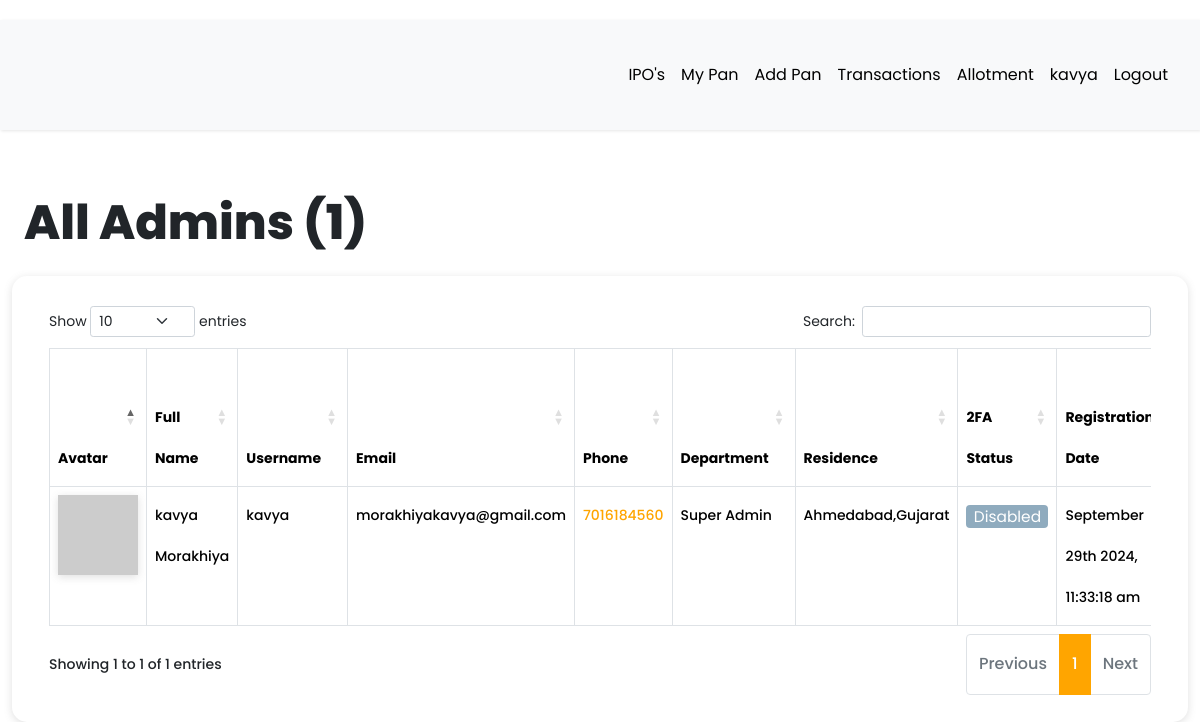
Screenshot of /dashboard/all-admins (signed in) with the database file from the repository.
### app/models.py (models this page shows, shortened)
class User(db.Model, UserMixin):
    __tablename__ = "user"
    id = db.Column(db.Integer, primary_key=True)
    first_name = db.Column(db.String(64), index=True, default="First Name", nullable=False)
    last_name = db.Column(db.String(64), index=True, nullable=True)
    username = db.Column(db.String(64), index=True, unique=True, nullable=False)
    email = db.Column(db.String(128), index=True, nullable=False)
    password_hash = db.Column(db.String(128))
    confirm_password = db.Column(db.String(128))
    phone_number = db.Column(db.String(20), nullable=False, unique = True)
    verification_phone = db.Column(db.String(20))
    active = db.Column(db.Boolean, nullable=False, default=True)
    delete_account = db.Column(db.Boolean, default=False)
    registered_at = db.Column(db.DateTime, default=datetime.utcnow, nullable=False)
    emails = db.relationship("Email", backref="author", lazy="dynamic")
    type = db.Column(db.String(64))
    __mapper_args__ = {"polymorphic_identity": "user", "polymorphic_on": "type"}
    def two_factor_enabled(self):
        return self.verification_phone is not None
    @property
    def is_active(self):
        return self.active
    def avatar(self, size):
        digest = md5(self.email.lower().encode("utf-8")).hexdigest()
        return f"https://www.gravatar.com/avatar/{digest}?d=identicon&s={size}"

class Admin(User):
    __tablename__ = "admin"
    id = db.Column(
        db.Integer,
        db.ForeignKey("user.id", ondelete="CASCADE", name="fk_admin_user_id"),  # Explicit FK name
        primary_key=True
    )
    current_residence = db.Column(db.String(64), default="Ahmedabad, Gujarat")
    department = db.Column(db.String(64), default="Administration")
    __mapper_args__ = {"polymorphic_identity": "admin", "polymorphic_load": "inline"}

### app/routes.py (the view)
@app.route("/dashboard/all-admins")
@login_required
def all_admins():
    try:
        if current_user.type == "admin":
            admins = Admin.query.all()
            all_registered_admins = len(admins)
            return render_template(
                "admin/all_admins.html",
                title="All Admins",
                admins=admins,
                all_registered_admins=all_registered_admins,
            )
        else:
            return flash_message()
    except Exception as e:
        print(f"An error occurred: {e}")
        return f"Error : {e}", 400

### app/models.py (called while the page is built)
@login.user_loader
def load_user(id):
    return User.query.get(int(id))

### app/templates/admin/all_admins.html (shortened to what this page needs)
{% extends 'base.html' %}
{% block current_user_content %}
    <div class="container-fluid content">
        <div class="row">
            <div class="col-md-12">
                <h1 class="mt-4 mb-4">{{ title }} ({{ all_registered_admins }})</h1>
            </div>
        </div>
        <div class="row users">
            <div class="col-md-12">
                <div class="table-responsive">
                    <table id="data" class="table table-hover table-bordered">
                        <thead>
                            <tr>
                                <th>Avatar</th>
                                <th>Full Name</th>
                                <th>Username</th>
                                <th>Email</th>
                                <th>Phone</th>
                                <th>Department</th>
                                <th>Residence</th>
                                <th>2FA Status</th>
                                <th>Registration Date</th>
                            </tr>
                        </thead>
                        <tbody>
                            {% for admin in admins %}
                                <tr>
                                    <td><img src="{{ admin.avatar(25) }}"></td>
                                    <td>{{ admin.first_name }} {{ admin.last_name }}</td>
                                    <td>{{ admin.username }}</td>
                                    <td>{{ admin.email }}</td>
                                    <td><a href="https://wa.me/{{ admin.phone_number | replace('+', '') }}?text=Hello%20From%20somaSOMA" target="_blank">{{ admin.phone_number }}</a></td>
                                    <td>{{ admin.department }}</td>
                                    <td>{{ admin.current_residence }}</td>
                                    {% if admin.two_factor_enabled() %}
                                        <td><span class="label label-info"> Enabled </span></td>
                                    {% else %}
                                        <td><span class="label label-info"> Disabled </span></td>
                                    {% endif %}
                                    <td>{{ moment(admin.registered_at).format('MMMM Do YYYY, h:mm:ss a') }}</td>
                                </tr>
                            {% endfor %}
                        </tbody>
                    </table>
                </div>
            </div>
        </div>
    </div>
{% endblock %}

### app/templates/base.html (shortened to what this page needs)
<!DOCTYPE html>
<html lang="eng">
<head>
  <link rel="stylesheet" href="https://cdnjs.cloudflare.com/ajax/libs/intl-tel-input/16.0.4/css/intlTelInput.css">
  <link rel="stylesheet" type="text/css" href="https://cdn.datatables.net/1.10.25/css/dataTables.bootstrap5.css">
  <link rel="stylesheet" href="{{ url_for('static', filename='css/navbar.css') }}">
  {% if current_user.is_authenticated %}
  <link rel="stylesheet" type="text/css" href="{{ url_for('static', filename='css/custom_current_user.css') }}"
    alt="52 Not available at this momoent">
  <link href="https://cdn.jsdelivr.net/npm/bootstrap@5.3.3/dist/css/bootstrap.min.css" rel="stylesheet"
>
  <link rel="stylesheet" href="{{ url_for('static', filename='css/main.css') }}">
  <link rel="stylesheet"
    href="https://cdnjs.cloudflare.com/ajax/libs/malihu-custom-scrollbar-plugin/3.1.5/jquery.mCustomScrollbar.min.css">
  {% endif %}
</head>
<body>
    {% if current_user.is_authenticated %}
    {% if current_user.is_active %}
    <div class="wrapper">
      <div id="content">
        <nav class="navbar navbar-expand-lg navbar-light bg-light">
          <div class="container-fluid">
            {% if current_user.type == "seller" %}
            <div class="collapse navbar-collapse" id="navbarSupportedContent">
              <ul class="nav navbar-nav ms-auto">
                <li class="nav-item">
                  <a class="nav-link {{ 'link_disabled' if request.endpoint == 'view_product' else '' }}"
                    href="{{ url_for('view_product') }}" alt="459 Not available at this moment">IPO's</a>
                </li>
                <li class="nav-item">
                  <a class="nav-link {{ 'link_disabled' if request.endpoint == 'all_pan' else '' }}"
                    href="{{ url_for('all_pan') }}" alt="459 Not available at this moment">My Pan</a>
                </li>
                <li class="nav-item">
                  <a class="nav-link {{ 'link_disabled' if request.endpoint == 'add_pan' else '' }}"
                    href="{{ url_for('add_pan') }}" alt="459 Not available at this moment">Add Pan</a>
                </li>
                <li class="nav-item">
                  <a class="nav-link {{ 'link_disabled' if request.endpoint == 'all_transaction' else '' }}"
                    href="{{ url_for('all_transaction') }}" alt="459 Not available at this moment">Transactions</a>
                </li>
                <li class="nav-item">
                  <a class="nav-link {{ 'link_disabled' if request.endpoint == 'checking_allotment' else '' }}"
                    href="{{ url_for('checking_allotment') }}" alt="459 Not available at this moment">Allotment</a>
                </li>
                <li class="nav-item ">
                  <a class="nav-link {{ 'link_disabled' if request.endpoint == 'dashboard' else '' }}"
                    href="{{ url_for('dashboard') }}" alt="459 Not available at this moment">{{ current_user.username
                    }}</a>
                </li>
                <li class="nav-item">
                  <a class="nav-link {{ 'link_disabled' if request.endpoint == 'logout' else '' }}"
                    href="{{ url_for('logout') }}" alt="459 Not available at this moment">Logout</a>
                </li>
              </ul>
            </div>
            {% elif current_user.type == "admin" %}
            <div class="collapse navbar-collapse" id="navbarSupportedContent">
              <ul class="nav navbar-nav ms-auto">
                <li class="nav-item">
                  <a class="nav-link {{ 'link_disabled' if request.endpoint == 'view_product' else '' }}"
                    href="{{ url_for('view_product') }}" alt="459 Not available at this moment">IPO's</a>
                </li>
                <li class="nav-item">
                  <a class="nav-link {{ 'link_disabled' if request.endpoint == 'all_pan' else '' }}"
                    href="{{ url_for('all_pan') }}" alt="459 Not available at this moment">My Pan</a>
                </li>
                <li class="nav-item">
                  <a class="nav-link {{ 'link_disabled' if request.endpoint == 'add_pan' else '' }}"
                    href="{{ url_for('add_pan') }}" alt="459 Not available at this moment">Add Pan</a>
                </li>
                {% if current_user.type == "admin" or current_user.type == "buyer" %}
                <li class="nav-item">
                  <a class="nav-link {{ 'link_disabled' if request.endpoint == 'all_sellers' else '' }}"
                    href="{{ url_for('all_sellers') }}" alt="459 Not available at this moment">Transactions</a>
                </li>
                {% else %}
                <li class="nav-item">
                  <a class="nav-link {{ 'link_disabled' if request.endpoint == 'all_transaction' else '' }}"
                    href="{{ url_for('all_transaction') }}" alt="459 Not available at this moment">Transactions</a>
                </li>
                {% endif %}
                <li class="nav-item">
                  <a class="nav-link {{ 'link_disabled' if request.endpoint == 'checking_allotment' else '' }}"
                    href="{{ url_for('checking_allotment') }}" alt="459 Not available at this moment">Allotment</a>
                </li>
                <li class="nav-item ">
                  <a class="nav-link {{ 'link_disabled' if request.endpoint == 'dashboard' else '' }}"
                    href="{{ url_for('dashboard') }}" alt="459 Not available at this moment">{{ current_user.username
                    }}</a>
                </li>
                <li class="nav-item">
                  <a class="nav-link {{ 'link_disabled' if request.endpoint == 'logout' else '' }}"
                    href="{{ url_for('logout') }}" alt="459 Not available at this moment">Logout</a>
                </li>
              </ul>
            </div>
            {% endif %}
        </nav>
        {% block current_user_content %}
        {% endblock %}
      </div>
    </div>
    {% endif %}
    {% endif %}
</body>
</html>

### app/static/css/navbar.css (style rules this page uses)
:root { --default-primary: #90f188; --default-secondary: #0f1d07; --container-gutter: clamp(2.5rem, 2.6455026455vw, 3.325rem); --theme-primary: var(--default-primary); --theme-secondary: var(--default-secondary); }

### app/static/css/custom_current_user.css (style rules this page uses)
body { font-family: 'Poppins', sans-serif; background: #fafafa; }
a, a:hover, a:focus { color: inherit; text-decoration: none; transition: all 0.3s; }
.navbar { padding: 15px 10px; background: #fff; border: none; border-radius: 0; margin-bottom: 40px; box-shadow: 1px 1px 3px #0000001a; }
.wrapper { display: flex; width: 100%; }
#content { width: calc(100%); padding-top: 20px; padding-bottom: 20px; min-height: 100vh; transition: all 0.3s; position: absolute; top: 0; right: 0; }
.users { margin-bottom: 25px; padding: 25px; border-radius: 15px; box-shadow: #63636333 0px 2px 8px 0px; }
.label { display: inline-block; font-weight: 400; line-height: 0.5; text-align: center; text-decoration: none; vertical-align: middle; cursor: pointer; -webkit-user-select: none; -moz-user-select: none; -ms-user-select: none; user-select: none; background-color: #e2e2e2; border: 1px solid transparent; padding: 0.4rem 0.4rem; font-size: 1.1em; border-radius: 0.25rem; transition: color 0.15s ease-in-out, background-color 0.15s ease-in-out, border-color 0.15s ease-in-out, box-shadow 0.15s ease-in-out; }
.label-info { background-color: #8fabbe; }
.label-info, .label-success, .label-warning, .label-danger, .label-info:hover, .label-success:hover, .label-warning:hover, .label-danger:hover { color: white; }
img { box-shadow: #63636333 0px 2px 8px 0px; }

### rows the page displays
User: username "kavya", registered_at "September 29th 2024, 11:33:18 am"
Admin: first_name "kavya", last_name "Morakhiya", username "kavya", email "morakhiyakavya@gmail.com", phone_number "7016184560", department "Super Admin", current_residence "Ahmedabad,Gujarat"

### other values shown
{{ title }} "All Admins"
{{ all_registered_admins }} "1"
